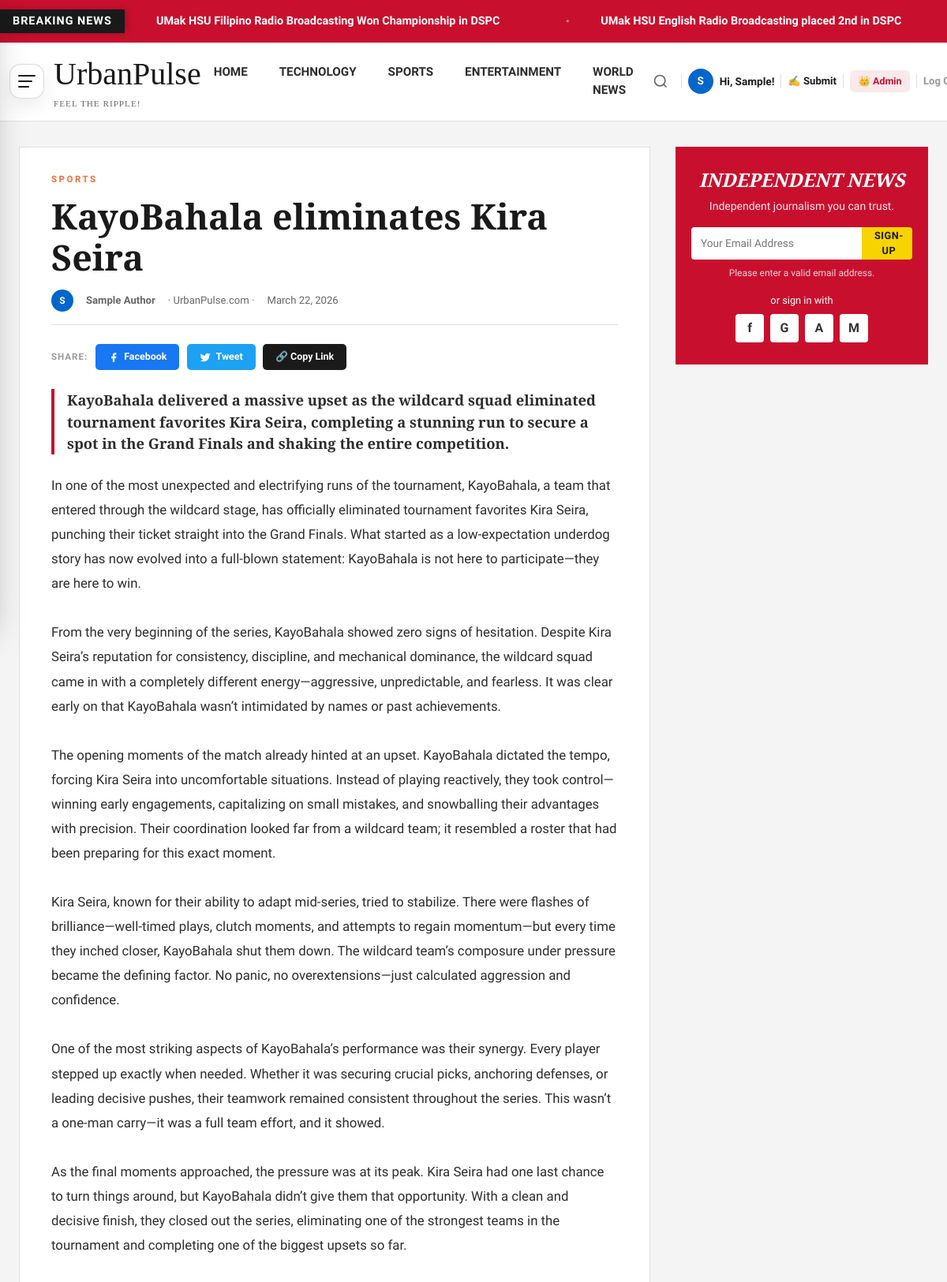
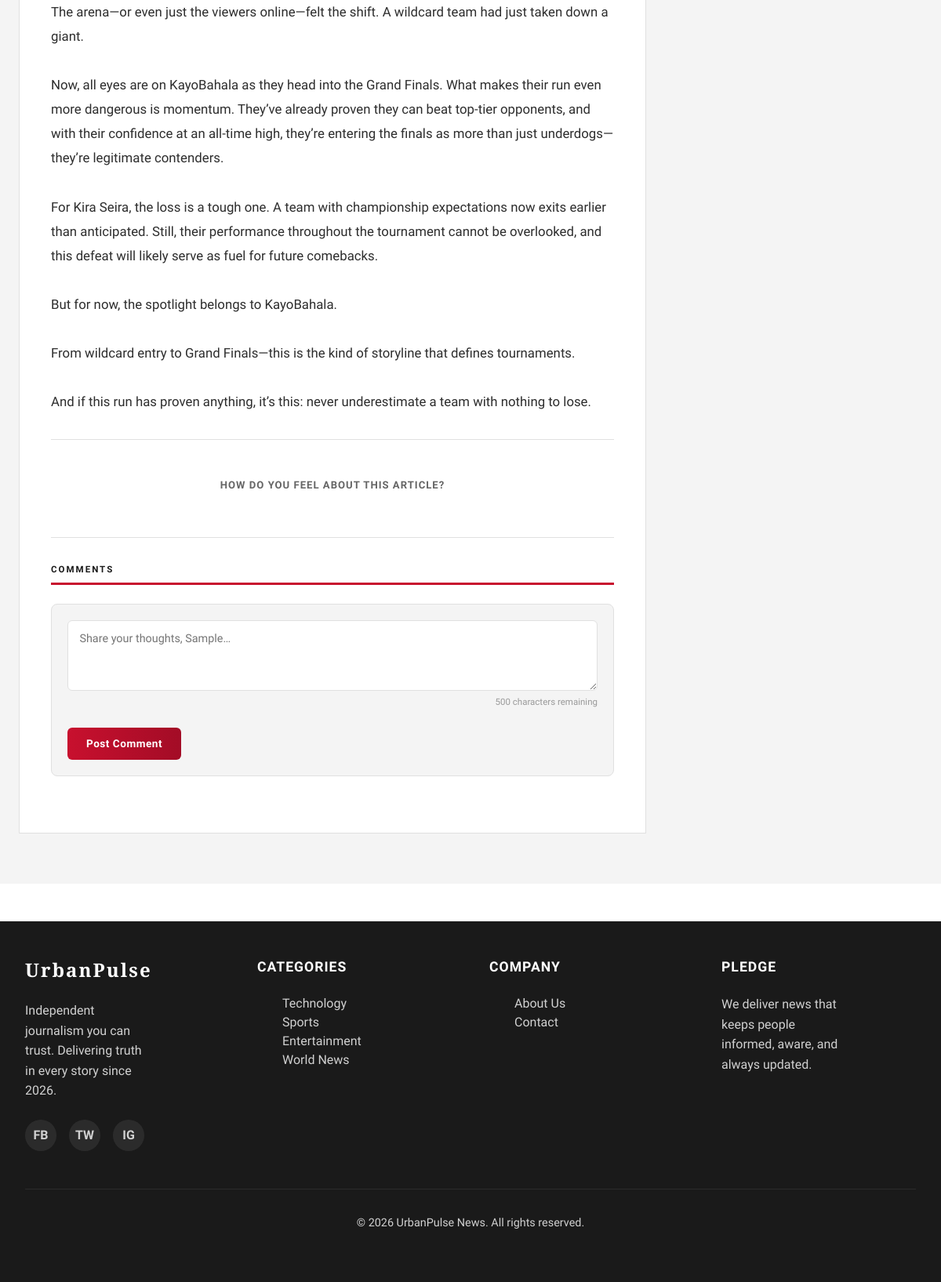
The page /view-article.php?id=2 (signed in) on the database its author committed (2 pictures, top to bottom).
### tables this page shows
CREATE TABLE `article_submissions` (
  `id` int(11) NOT NULL,
  `author_id` int(11) NOT NULL,
  `title` varchar(255) NOT NULL,
  `category` enum('technology','sports','entertainment','worldnews') NOT NULL,
  `summary` text NOT NULL,
  `body` longtext NOT NULL,
  `image_url` varchar(500) DEFAULT '',
  `status` enum('pending','approved','declined') DEFAULT 'pending',
  `decline_reason` text DEFAULT NULL,
  `submitted_at` datetime DEFAULT current_timestamp(),
  `reviewed_at` datetime DEFAULT NULL,
  `reviewed_by` int(11) DEFAULT NULL
);

CREATE TABLE `users` (
  `id` int(11) NOT NULL,
  `username` varchar(50) NOT NULL,
  `email` varchar(100) NOT NULL,
  `password` varchar(255) NOT NULL,
  `name` varchar(100) NOT NULL,
  `role` enum('reader','author','admin') DEFAULT 'reader',
  `avatar_color` varchar(7) DEFAULT '#c8102e',
  `created_at` datetime DEFAULT current_timestamp()
);

### auth.php (called while the page is built, shortened)
<?php
function isLoggedIn() {
    return isset($_SESSION['user_id']) && !empty($_SESSION['user_id']);
}
function getCurrentUser() {
    return [
        'id'           => $_SESSION['user_id'],
        'name'         => $_SESSION['user_name'],
        'username'     => $_SESSION['user_username'],
        'email'        => $_SESSION['user_email'],
        'role'         => $_SESSION['user_role'],
        'avatar_color' => $_SESSION['user_avatar_color'],
    ];
}

### view-article.php (the view, shortened to what this page needs)
<?php
require_once 'auth.php';
$db  = getDB();
$id  = (int)($_GET['id'] ?? 0);
$currentUser = getCurrentUser();
$isAdmin = ($currentUser && $currentUser['role'] === 'admin') ? 'admin' : 'reader';
$stmt = $db->prepare("
    SELECT s.*, u.name as author_name, u.avatar_color, u.username as author_username
    FROM article_submissions s
    JOIN users u ON s.author_id = u.id
    WHERE s.id = ? AND (s.status = 'approved' OR ? = 'admin')
");
$stmt->execute([$id, $isAdmin]);
$article = $stmt->fetch();
    ?><!DOCTYPE html><html lang="en"><head><title>Not Found — UrbanPulse</title>
    </div></body></html><?php exit;
$catColors = ['technology'=>'#0066cc','sports'=>'#ff6b35','entertainment'=>'#9b59b6','worldnews'=>'#27ae60'];
?>
<!DOCTYPE html>
<html lang="en">
<head>
  <link href="https://cdn.jsdelivr.net/npm/bootstrap@5.3.2/dist/css/bootstrap.min.css" rel="stylesheet">
  <link rel="stylesheet" href="navfooter.css">
  <link rel="stylesheet" href="home.css">
  <link rel="stylesheet" href="burgermenu.css">
  <link rel="stylesheet" href="article.css">
</head>
<body>
<?php require_once 'nav.php'; ?>
<main class="article-page">
  <div class="article-container">
    <div class="hero-news">
      <article>
        <p class="hero-subheadlines" style="color:<?= $catColors[$article['category']] ?>">
          <?= htmlspecialchars(ucfirst($article['category'])) ?>
        </p>
        <h1 class="hero-title"><?= htmlspecialchars($article['title']) ?></h1>
        <div class="hero-meta">
          <span style="width:28px;height:28px;border-radius:50%;background:<?= htmlspecialchars($article['avatar_color']) ?>;color:#fff;display:inline-flex;align-items:center;justify-content:center;font-weight:800;font-size:.75rem;flex-shrink:0;">
            <?= strtoupper(substr($article['author_name'],0,1)) ?>
          </span>
          <strong><?= htmlspecialchars($article['author_name']) ?></strong>
          <span>· UrbanPulse.com ·</span>
          <span><?= date('F j, Y', strtotime($article['submitted_at'])) ?></span>
        </div>
        <div class="share-bar" style="margin-bottom:1.5rem;">
          <span class="share-label">Share:</span>
          <a class="share-btn fb" href="#" title="Share on Facebook">
            <svg width="14" height="14" viewBox="0 0 24 24" fill="currentColor"><path d="M18 2h-3a5 5 0 0 0-5 5v3H7v4h3v8h4v-8h3l1-4h-4V7a1 1 0 0 1 1-1h3z"/></svg> Facebook
          </a>
          <a class="share-btn tw" href="#" title="Tweet">
            <svg width="14" height="14" viewBox="0 0 24 24" fill="currentColor"><path d="M23 3a10.9 10.9 0 0 1-3.14 1.53 4.48 4.48 0 0 0-7.86 3v1A10.66 10.66 0 0 1 3 4s-4 9 5 13a11.64 11.64 0 0 1-7 2c9 5 20 0 20-11.5a4.5 4.5 0 0 0-.08-.83A7.72 7.72 0 0 0 23 3z"/></svg> Tweet
          </a>
          <button class="share-btn copy">🔗 Copy Link</button>
        </div>
        <p class="hero-summary"><?= htmlspecialchars($article['summary']) ?></p>
        <div class="hero-description">
          <?php foreach (array_filter(explode("\n\n", trim($article['body']))) as $para): ?>
            <p style="margin-bottom:1.25rem;"><?= nl2br(htmlspecialchars(trim($para))) ?></p>
          <?php endforeach; ?>
        </div>
        <div class="section-divider"></div>
        <div class="reactions">
          <div class="reactions-title">How do you feel about this article?</div>
        </div>
        <div class="section-divider"></div>
        <div class="comments-section">
          <div class="comments-heading">
            COMMENTS <span class="comment-count-badge" style="display:none">0</span>
          </div>
          <?php if ($currentUser): ?>
          <form class="comment-form" id="commentForm">
            <textarea id="commentText"
              placeholder="Share your thoughts, <?= htmlspecialchars(explode(' ',$currentUser['name'])[0]) ?>…"
              required></textarea>
            <div id="charCount" class="comment-char-count">500 characters remaining</div>
            <button type="submit" class="comment-submit" style="margin-top:.75rem;">Post Comment</button>
          </form>
          <?php endif; ?>
        </div>
      </article>
    </div>
    <aside class="sidebar">
      <div class="roundup-section">
        <h2>Independent News</h2>
        <p>Independent journalism you can trust.</p>
        <form class="roundup-form" onsubmit="return false">
          <input type="email" placeholder="Your Email Address">
          <button type="submit">SIGN-UP</button>
        </form>
        <div class="roundup-help">Please enter a valid email address.</div>
        <div class="roundup-social">
          <p>or sign in with</p>
          <div class="social-row">
            <span class="soc-box">f</span><span class="soc-box">G</span>
            <span class="soc-box">A</span><span class="soc-box">M</span>
          </div>
        </div>
      </div>
    </aside>
  </div>
</main>
<footer class="footer">
  <div class="footer-container">
    <div class="footer-content">
      <div class="footer-section"><h3>UrbanPulse</h3><p>Independent journalism you can trust. Delivering truth in every story since 2026.</p>
        <div class="footer-social"><a href="#">FB</a><a href="#">TW</a><a href="#">IG</a></div>
      </div>
      <div class="footer-section"><h4>Categories</h4><ul>
        <li><a href="technology.php">Technology</a></li><li><a href="sports.php">Sports</a></li>
        <li><a href="entertainment.php">Entertainment</a></li><li><a href="worldnews.php">World News</a></li>
      </ul></div>
      <div class="footer-section"><h4>Company</h4><ul>
        <li><a href="about.php">About Us</a></li><li><a href="contact.php">Contact</a></li>
      </ul></div>
      <div class="footer-section"><h4>Pledge</h4><p>We deliver news that keeps people informed, aware, and always updated.</p></div>
    </div>
    <div class="footer-bottom"><p>&copy; 2026 UrbanPulse News. All rights reserved.</p></div>
  </div>
</footer>
</body>
</html>

### nav.php (shortened to what this page needs)
<div class="BreakingNews">
  <span class="BreakingNewsLabel">Breaking News</span>
  <div class="BreakingNewsContent">
    <span class="BreakingNewsItem">UMak HSU Filipino Radio Broadcasting Won Championship in DSPC</span>
    <span class="BreakingNewsItem">UMak HSU English Radio Broadcasting placed 2nd in DSPC</span>
    <span class="BreakingNewsItem">UMak HSU Filipibo RB will be fighting in RSPC NCR</span>
  </div>
</div>
<header class="header-main">
  <div class="header-container">
    <div class="header-left">
      <button type="button" class="menu-toggle" id="menuToggle"
        aria-label="Open menu" aria-controls="burgerMenu" aria-expanded="false">
        <span class="burger-icon" aria-hidden="true"><span></span><span></span><span></span></span>
      </button>
      <a href="home.php" class="header-logo">
        <h1>UrbanPulse</h1>
        <p class="header-logo-tagline">Feel the Ripple!</p>
      </a>
    </div>
    <nav class="main-nav">
      <a href="home.php"          <?= (basename($_SERVER['PHP_SELF'])==='home.php')          ? 'class="active"':'' ?>>Home</a>
      <a href="technology.php"    <?= (basename($_SERVER['PHP_SELF'])==='technology.php')    ? 'class="active"':'' ?>>Technology</a>
      <a href="sports.php"        <?= (basename($_SERVER['PHP_SELF'])==='sports.php')        ? 'class="active"':'' ?>>Sports</a>
      <a href="entertainment.php" <?= (basename($_SERVER['PHP_SELF'])==='entertainment.php') ? 'class="active"':'' ?>>Entertainment</a>
      <a href="worldnews.php"     <?= (basename($_SERVER['PHP_SELF'])==='worldnews.php')     ? 'class="active"':'' ?>>World News</a>
    </nav>
    <div style="display:flex;align-items:center;gap:0.5rem;flex-shrink:0;">
      <button class="search-toggle" id="searchToggle" aria-label="Open search" aria-expanded="false"
        style="background:none;border:none;cursor:pointer;color:#666;padding:0.25rem;display:flex;align-items:center;">
        <svg width="20" height="20" viewBox="0 0 24 24" fill="none" stroke="currentColor" stroke-width="2">
          <circle cx="11" cy="11" r="8"></circle>
          <path d="m21 21-4.35-4.35"></path>
        </svg>
      </button>
      <?php if ($currentUser): ?>
        <span style="
          width:32px;height:32px;border-radius:50%;
          background-color:<?= htmlspecialchars($currentUser['avatar_color']) ?>;
          color:#fff;display:inline-flex;align-items:center;justify-content:center;
          font-weight:800;font-size:0.85rem;flex-shrink:0;
          font-family:'Source Sans 3',sans-serif;
          line-height:1;
        "><?= strtoupper(substr($currentUser['name'],0,1)) ?></span>
        <span style="font-size:0.85rem;font-weight:700;color:#1a1a1a;white-space:nowrap;font-family:'Source Sans 3',sans-serif;">
          Hi, <?= htmlspecialchars(explode(' ',$currentUser['name'])[0]) ?>!
        </span>
        <?php if (in_array($currentUser['role'], ['author','admin'])): ?>
          <a href="submit-article.php" style="
            font-size:0.82rem;font-weight:700;
            color:<?= basename($_SERVER['PHP_SELF'])==='submit-article.php' ? '#c8102e' : '#1a1a1a' ?>;
            text-decoration:none;white-space:nowrap;
            font-family:'Source Sans 3',sans-serif;
            transition:color 0.2s;
          " onmouseover="this.style.color='#c8102e'" onmouseout="this.style.color='<?= basename($_SERVER['PHP_SELF'])==='submit-article.php' ? '#c8102e' : '#1a1a1a' ?>'">
            ✍️ Submit
          </a>
        <?php endif; ?>
        <?php if ($currentUser['role'] === 'admin'): ?>
          <a href="admin.php" style="
            font-size:0.78rem;font-weight:800;
            color:<?= basename($_SERVER['PHP_SELF'])==='admin.php' ? '#fff' : '#c8102e' ?>;
            text-decoration:none;white-space:nowrap;
            background:<?= basename($_SERVER['PHP_SELF'])==='admin.php' ? '#c8102e' : 'rgba(200,16,46,0.09)' ?>;
            padding:0.3rem 0.65rem;border-radius:6px;
            font-family:'Source Sans 3',sans-serif;
            transition:all 0.2s;
          " onmouseover="this.style.background='#c8102e';this.style.color='#fff'"
             onmouseout="this.style.background='<?= basename($_SERVER['PHP_SELF'])==='admin.php' ? '#c8102e' : 'rgba(200,16,46,0.09)' ?>';this.style.color='<?= basename($_SERVER['PHP_SELF'])==='admin.php' ? '#fff' : '#c8102e' ?>'">
            👑 Admin
          </a>
        <?php endif; ?>
        <a href="logout.php" style="
          font-size:0.82rem;font-weight:700;color:#999;text-decoration:none;
          white-space:nowrap;font-family:'Source Sans 3',sans-serif;transition:color 0.2s;
        " onmouseover="this.style.color='#c8102e'" onmouseout="this.style.color='#999'">
          Log Out
        </a>
      <?php endif; ?>
    </div>
  </div>
</header>

### navfooter.css (style rules this page uses)
.header-main { border-bottom: 1px solid var(--color-border); position: sticky; top: 0; background: rgba(255, 255, 255, 0.95); backdrop-filter: blur(5px); z-index: 1000; }
.header-container { display: flex; align-items: center; justify-content: space-between; padding: 1rem 0.75rem; gap: 1rem; }
.header-left { display: flex; align-items: center; gap: 0.75rem; flex-shrink: 0; }
.header-logo { font-family: var(--font-display); font-size: clamp(1.5rem, 5vw, 2.5rem); font-weight: 1500; color: var(--color-primary); line-height: 1; margin: 0; }
.header-logo .header-logo-tagline { font-size: 0.7rem; letter-spacing: 1px; text-transform: uppercase; color: var(--color-text-light); margin: 0; }
.main-nav { display: flex; gap: 2.5rem; }
.main-nav a { font-weight: 600; text-transform: uppercase; font-size: 0.95rem; }
.footer { background-color: #1a1a1a; color: white; padding: 3rem 2rem; margin-top: 3rem; }
.footer-content { display: grid; grid-template-columns: repeat(4, 1fr); gap: 3rem; margin-bottom: 3rem; }
.footer-content h3 { font-family: 'Playfair Display', serif; margin-bottom: 1.5rem; font-weight: 700; letter-spacing: 2px; font-size: 1.5rem; }
.footer-content h4 { font-size: 1.1rem; font-weight: 700; margin-bottom: 1.5rem; text-transform: uppercase; letter-spacing: 1px; }
.footer-content p { opacity: 0.8; line-height: 1.6; margin-bottom: 1.5rem; }
.footer-section a { opacity: 0.8; transition: var(--transition); }
.footer-social { display: flex; gap: 1rem; }
.footer-social a { width: 40px; height: 40px; display: flex; align-items: center; justify-content: center; background: rgba(255, 255, 255, 0.1); border-radius: 50%; font-weight: 700; }
.footer-bottom { text-align: center; padding-top: 2rem; border-top: 1px solid rgba(255, 255, 255, 0.1); opacity: 0.8; font-size: 0.9rem; }
.footer-section p { max-width: 150px; }

### home.css (style rules this page uses)
:root { --color-primary: #1a1a1a; --color-secondary: #c8102e; --color-accent: #d4af37; --color-background: #ffffff; --color-surface: #f4f4f4; --color-border: #e0e0e0; --color-text: #2d2d2d; --color-text-light: #666666; --color-text-muted: #999999; --color-technology: #0066cc; --color-sports: #ff6b35; --color-entertainment: #9b59b6; --color-world: #27ae60; --font-display: 'Playfair Display', serif; --font-body: 'Source Sans 3', sans-serif; --transition: all 0.3s cubic-bezier(0.4, 0, 0.2, 1); }
*, *::before, *::after { margin: 0; padding: 0; box-sizing: border-box; }
body { font-family: var(--font-body); color: var(--color-text); background: var(--color-background); overflow-x: hidden; }
a { text-decoration: none; color: inherit; transition: var(--transition); }
ul { list-style: none; }
button { background: none; border: none; cursor: pointer; }
.BreakingNews { background-color: var(--color-secondary); color: white; padding: 0.75rem 0; display: flex; align-items: center; font-size: 0.9rem; overflow: hidden; position: relative; }
.BreakingNewsLabel { background-color: var(--color-primary); padding: 0.25rem 1rem; font-weight: 700; text-transform: uppercase; letter-spacing: 1px; box-shadow: 2px 0 10px rgba(0,0,0,0.2); flex-shrink: 0; z-index: 10; white-space: nowrap; }
.BreakingNewsContent { display: inline-block; white-space: nowrap; animation: ticker 40s linear infinite; will-change: transform; }
.BreakingNewsItem { display: inline; padding: 0 2.5rem; font-weight: 700; }
.BreakingNewsItem::before { content: "●"; margin-right: 2.5rem; opacity: 0.5; font-size: 0.5em; vertical-align: middle; }
.BreakingNewsItem:first-child::before { display: none; }
.search-toggle { color: var(--color-text-light); transition: color 0.2s; }
main { background: var(--color-surface); }
.hero-title { font-family: var(--font-display); font-size: 2.5rem; font-weight: 700; line-height: 1.2; margin-bottom: 1rem; color: var(--color-primary); }
.hero-summary { margin-bottom: 1.5rem; line-height: 1.6; color: var(--color-text-light); }
.hero-meta { display: flex; gap: 1rem; font-size: 0.85rem; align-items: center; flex-wrap: wrap; }
.section-divider { height: 1px; background: var(--color-border); margin: 2.5rem 0; }
.search-toggle { display: inline-flex; align-items: center; justify-content: center; width: 36px; height: 36px; border-radius: 50%; color: var(--color-text-light); background: transparent; border: none; cursor: pointer; transition: color 0.2s, background 0.2s; flex-shrink: 0; }

### rows shown on the page
article_submissions: author.name "S", author.name "Sample", category "SPORTS", title "KayoBahala eliminates Kira Seira", author.name "Sample Author", submitted_at "March 22, 2026", summary "KayoBahala delivered a massive upset as the wildcard squad eliminated tournament favorites Kira Seira, completing a stunning run to secure a spot in the Grand Finals and shaking the entire competition.", body "In one of the most unexpected and electrifying runs of the tournament, KayoBahala, a team that entered through the wildcard stage, has officially eliminated tournament favorites Kira Seira, punching their ticket straight into the Grand Finals. What started as a low-expectation underdog story has now evolved into a full-blown statement: KayoBahala is not here to participate—they are here to win. From the very beginning of the series, KayoBahala showed zero signs of hesitation. Despite Kira Seira’s reputation for consistency, discipline, and mechanical dominance, the wildcard squad came in with a completely different energy—aggressive, unpredictable, and fearless. It was clear early on that…", author.name "Share your thoughts, Sample…"
